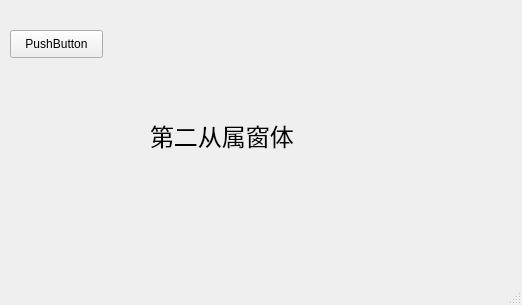
<?xml version="1.0" encoding="UTF-8"?>
<ui version="4.0">
 <class>MainWindow</class>
 <widget class="QMainWindow" name="MainWindow">
  <property name="geometry">
   <rect>
    <x>0</x>
    <y>0</y>
    <width>522</width>
    <height>305</height>
   </rect>
  </property>
  <property name="windowTitle">
   <string>MainWindow</string>
  </property>
  <widget class="QWidget" name="centralwidget">
   <widget class="QLabel" name="label">
    <property name="geometry">
     <rect>
      <x>150</x>
      <y>100</y>
      <width>191</width>
      <height>71</height>
     </rect>
    </property>
    <property name="font">
     <font>
      <family>隶书</family>
      <pointsize>18</pointsize>
     </font>
    </property>
    <property name="text">
     <string>第二从属窗体</string>
    </property>
   </widget>
   <widget class="QPushButton" name="pushButton">
    <property name="geometry">
     <rect>
      <x>10</x>
      <y>30</y>
      <width>93</width>
      <height>28</height>
     </rect>
    </property>
    <property name="text">
     <string>PushButton</string>
    </property>
   </widget>
  </widget>
  <widget class="QMenuBar" name="menubar">
   <property name="geometry">
    <rect>
     <x>0</x>
     <y>0</y>
     <width>522</width>
     <height>26</height>
    </rect>
   </property>
  </widget>
  <widget class="QStatusBar" name="statusbar"/>
 </widget>
 <resources/>
 <connections/>
</ui>
